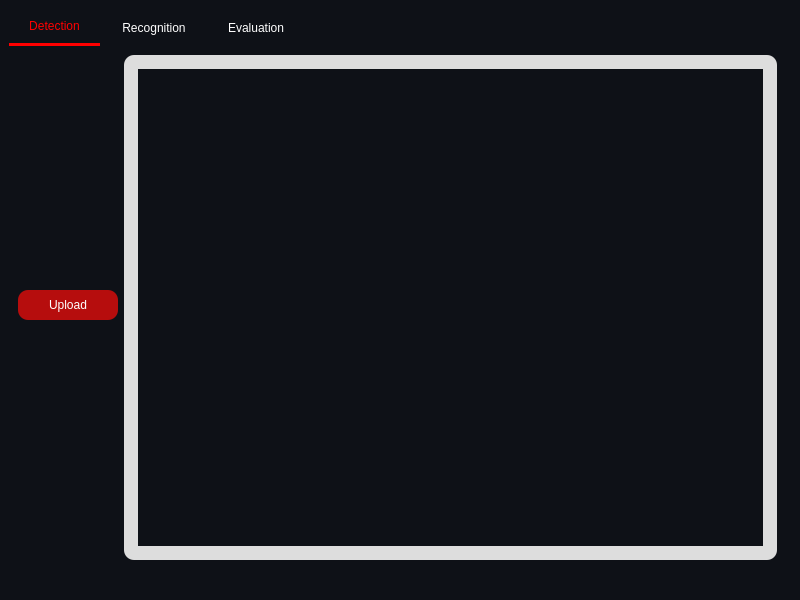
<?xml version="1.0" encoding="UTF-8"?>
<ui version="4.0">
 <class>MainWindow</class>
 <widget class="QMainWindow" name="MainWindow">
  <property name="geometry">
   <rect>
    <x>0</x>
    <y>0</y>
    <width>800</width>
    <height>600</height>
   </rect>
  </property>
  <property name="windowTitle">
   <string>MainWindow</string>
  </property>
  <property name="styleSheet">
   <string notr="true">background-color: rgb(14, 17, 23);</string>
  </property>
  <widget class="QWidget" name="centralwidget">
   <layout class="QGridLayout" name="gridLayout">
    <item row="0" column="0">
     <widget class="QTabWidget" name="tabWidget">
      <property name="styleSheet">
       <string notr="true">QTabWidget::pane {
    border: none; /* Remove border */
}

QTabBar::tab {
    color: white;
    border: none; /* Remove border */
    padding: 10px 20px; /* Adjust padding */
    margin-right: 2px; /* Adjust margin */
}

QTabBar::tab:selected {
  
    border-bottom: 1px solid #fff; /* Add border to bottom when selected */
    color: rgb(255, 0, 0);
 border-bottom: 3px solid  rgb(255, 0, 0);
}</string>
      </property>
      <property name="currentIndex">
       <number>0</number>
      </property>
      <widget class="QWidget" name="tab_3">
       <attribute name="title">
        <string>Detection</string>
       </attribute>
       <layout class="QGridLayout" name="gridLayout_6">
        <item row="0" column="0">
         <layout class="QGridLayout" name="gridLayout_5">
          <item row="0" column="0">
           <layout class="QVBoxLayout" name="verticalLayout_2">
            <item>
             <spacer name="verticalSpacer_4">
              <property name="orientation">
               <enum>Qt::Vertical</enum>
              </property>
              <property name="sizeHint" stdset="0">
               <size>
                <width>20</width>
                <height>40</height>
               </size>
              </property>
             </spacer>
            </item>
            <item>
             <layout class="QHBoxLayout" name="horizontalLayout_53">
              <property name="leftMargin">
               <number>0</number>
              </property>
              <property name="topMargin">
               <number>5</number>
              </property>
              <property name="rightMargin">
               <number>0</number>
              </property>
              <property name="bottomMargin">
               <number>0</number>
              </property>
              <item>
               <widget class="QPushButton" name="detection_browse_button">
                <property name="minimumSize">
                 <size>
                  <width>100</width>
                  <height>30</height>
                 </size>
                </property>
                <property name="maximumSize">
                 <size>
                  <width>100</width>
                  <height>16777215</height>
                 </size>
                </property>
                <property name="styleSheet">
                 <string notr="true">QPushButton {
    width: 50%;
    background-color: rgb(182, 13, 13); /* Replace with the corresponding color value for --dark-grey in your application */
    color: white;
    border-radius: 10px;
    text-align: center;

}

QPushButton:hover {
    background-color: white;
color:red /* Replace with the corresponding color value for --darkest-color in your application */
}
</string>
                </property>
                <property name="text">
                 <string>Upload</string>
                </property>
               </widget>
              </item>
             </layout>
            </item>
            <item>
             <spacer name="verticalSpacer_5">
              <property name="orientation">
               <enum>Qt::Vertical</enum>
              </property>
              <property name="sizeHint" stdset="0">
               <size>
                <width>20</width>
                <height>40</height>
               </size>
              </property>
             </spacer>
            </item>
            <item>
             <layout class="QHBoxLayout" name="horizontalLayout_54">
              <property name="leftMargin">
               <number>0</number>
              </property>
              <property name="topMargin">
               <number>0</number>
              </property>
              <property name="rightMargin">
               <number>0</number>
              </property>
              <property name="bottomMargin">
               <number>10</number>
              </property>
             </layout>
            </item>
           </layout>
          </item>
          <item row="0" column="1">
           <widget class="QGroupBox" name="groupBox_56">
            <property name="styleSheet">
             <string notr="true">QGroupBox {
  width: 65vw;
  height: 90vh;
  background-color:#dddddd;
  border-radius: 10px;
  padding: 5px; /* Adjust padding as needed */
  margin-right: 5px;
}






</string>
            </property>
            <property name="title">
             <string/>
            </property>
            <layout class="QGridLayout" name="gridLayout_129">
             <item row="1" column="0">
              <layout class="QVBoxLayout" name="verticalLayout_43">
               <item>
                <widget class="PlotWidget" name="image_detection_widget" native="true"/>
               </item>
              </layout>
             </item>
            </layout>
           </widget>
          </item>
         </layout>
        </item>
       </layout>
      </widget>
      <widget class="QWidget" name="tab">
       <attribute name="title">
        <string>Recognition</string>
       </attribute>
       <layout class="QGridLayout" name="gridLayout_3">
        <item row="0" column="0">
         <layout class="QGridLayout" name="gridLayout_2">
          <item row="0" column="0">
           <layout class="QVBoxLayout" name="verticalLayout">
            <item>
             <spacer name="verticalSpacer_2">
              <property name="orientation">
               <enum>Qt::Vertical</enum>
              </property>
              <property name="sizeHint" stdset="0">
               <size>
                <width>20</width>
                <height>40</height>
               </size>
              </property>
             </spacer>
            </item>
            <item>
             <layout class="QHBoxLayout" name="horizontalLayout_51">
              <property name="leftMargin">
               <number>0</number>
              </property>
              <property name="topMargin">
               <number>5</number>
              </property>
              <property name="rightMargin">
               <number>0</number>
              </property>
              <property name="bottomMargin">
               <number>0</number>
              </property>
              <item>
               <widget class="QPushButton" name="upload_btn">
                <property name="minimumSize">
                 <size>
                  <width>0</width>
                  <height>30</height>
                 </size>
                </property>
                <property name="maximumSize">
                 <size>
                  <width>100</width>
                  <height>16777215</height>
                 </size>
                </property>
                <property name="styleSheet">
                 <string notr="true">QPushButton {
    width: 50%;
    background-color: rgb(182, 13, 13); /* Replace with the corresponding color value for --dark-grey in your application */
    color: white;
    border-radius: 10px;
    text-align: center;

}

QPushButton:hover {
    background-color: white;
color:red /* Replace with the corresponding color value for --darkest-color in your application */
}
</string>
                </property>
                <property name="text">
                 <string>Upload</string>
                </property>
               </widget>
              </item>
             </layout>
            </item>
            <item>
             <spacer name="verticalSpacer">
              <property name="orientation">
               <enum>Qt::Vertical</enum>
              </property>
              <property name="sizeHint" stdset="0">
               <size>
                <width>20</width>
                <height>40</height>
               </size>
              </property>
             </spacer>
            </item>
            <item>
             <layout class="QHBoxLayout" name="horizontalLayout_52">
              <property name="leftMargin">
               <number>0</number>
              </property>
              <property name="topMargin">
               <number>0</number>
              </property>
              <property name="rightMargin">
               <number>0</number>
              </property>
              <property name="bottomMargin">
               <number>10</number>
              </property>
              <item>
               <widget class="QPushButton" name="recognize_btn">
                <property name="minimumSize">
                 <size>
                  <width>0</width>
                  <height>30</height>
                 </size>
                </property>
                <property name="maximumSize">
                 <size>
                  <width>100</width>
                  <height>16777215</height>
                 </size>
                </property>
                <property name="styleSheet">
                 <string notr="true">QPushButton {
    width: 50%;
    background-color: rgb(182, 13, 13); /* Replace with the corresponding color value for --dark-grey in your application */
    color: white;
    border-radius: 10px;
    text-align: center;

}

QPushButton:hover {
    background-color: white;
color:red /* Replace with the corresponding color value for --darkest-color in your application */
}
</string>
                </property>
                <property name="text">
                 <string>Recognize</string>
                </property>
               </widget>
              </item>
             </layout>
            </item>
            <item>
             <spacer name="verticalSpacer_3">
              <property name="orientation">
               <enum>Qt::Vertical</enum>
              </property>
              <property name="sizeHint" stdset="0">
               <size>
                <width>20</width>
                <height>40</height>
               </size>
              </property>
             </spacer>
            </item>
           </layout>
          </item>
          <item row="0" column="1">
           <widget class="QGroupBox" name="groupBox_54">
            <property name="styleSheet">
             <string notr="true">QGroupBox {
  width: 65vw;
  height: 90vh;
  background-color:#dddddd;
  border-radius: 10px;
  padding: 5px; /* Adjust padding as needed */
  margin-right: 5px;
}






</string>
            </property>
            <property name="title">
             <string/>
            </property>
            <layout class="QGridLayout" name="gridLayout_127">
             <item row="1" column="0">
              <layout class="QVBoxLayout" name="verticalLayout_41">
               <item>
                <widget class="PlotWidget" name="original_img" native="true"/>
               </item>
              </layout>
             </item>
            </layout>
           </widget>
          </item>
         </layout>
        </item>
       </layout>
      </widget>
      <widget class="QWidget" name="tab_2">
       <attribute name="title">
        <string>Evaluation</string>
       </attribute>
       <layout class="QGridLayout" name="gridLayout_4">
        <item row="0" column="0">
         <widget class="QGroupBox" name="groupBox_55">
          <property name="styleSheet">
           <string notr="true">QGroupBox {
  width: 65vw;
  height: 90vh;
  background-color:#dddddd;
  border-radius: 10px;
  padding: 5px; /* Adjust padding as needed */
  margin-right: 5px;
}






</string>
          </property>
          <property name="title">
           <string/>
          </property>
          <layout class="QGridLayout" name="gridLayout_128">
           <item row="1" column="0">
            <layout class="QVBoxLayout" name="verticalLayout_42">
             <item>
              <widget class="PlotWidget" name="Roc_curve" native="true"/>
             </item>
            </layout>
           </item>
          </layout>
         </widget>
        </item>
       </layout>
      </widget>
     </widget>
    </item>
   </layout>
  </widget>
  <widget class="QMenuBar" name="menubar">
   <property name="geometry">
    <rect>
     <x>0</x>
     <y>0</y>
     <width>800</width>
     <height>23</height>
    </rect>
   </property>
  </widget>
  <widget class="QStatusBar" name="statusbar"/>
 </widget>
 <customwidgets>
  <customwidget>
   <class>PlotWidget</class>
   <extends>QWidget</extends>
   <header location="global">pyqtgraph</header>
   <container>1</container>
  </customwidget>
 </customwidgets>
 <resources/>
 <connections/>
</ui>
